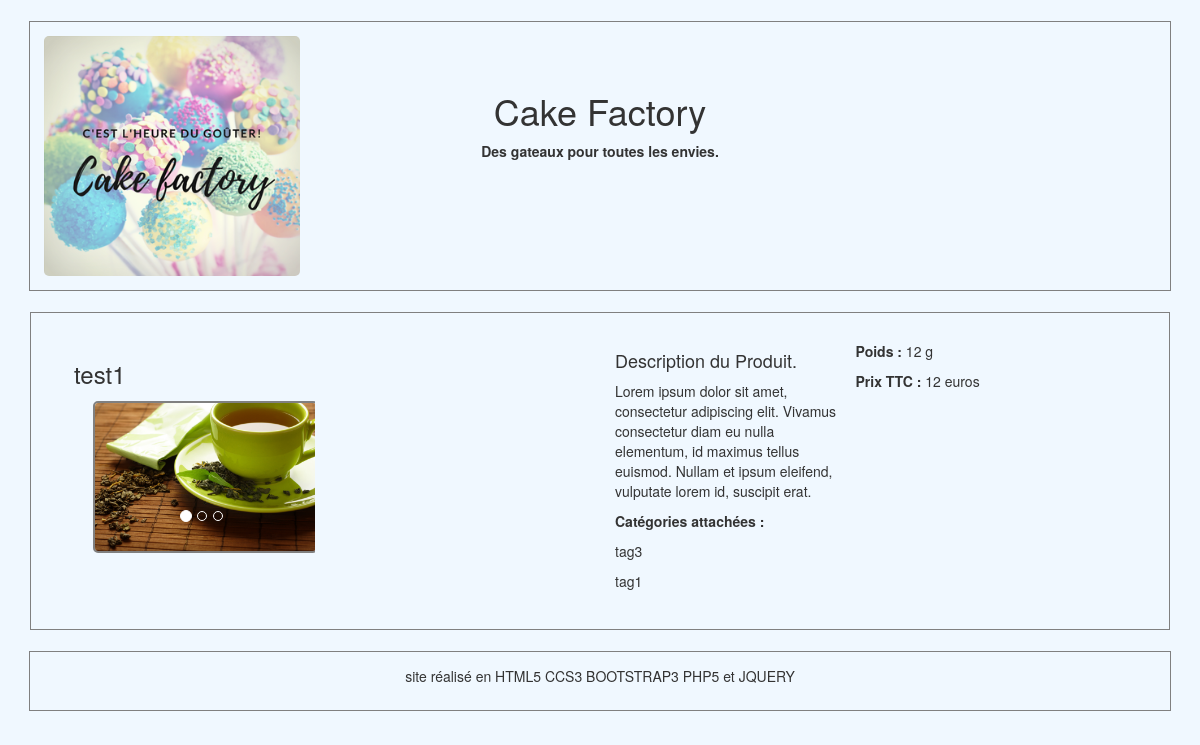
The page /index.php?action=product&id=2 on the database its author committed.
### tables this page shows
CREATE TABLE `article` (
  `Id_article` int(11) NOT NULL,
  `NameArticle` varchar(40) NOT NULL,
  `Price` decimal(4,0) NOT NULL,
  `Description` text NOT NULL,
  `Weight` varchar(10) NOT NULL,
  `Img1` varchar(30) NOT NULL,
  `Img2` varchar(30) NOT NULL,
  `Img3` varchar(30) NOT NULL
);

### Controller/ControllerProduct.php (called while the page is built, shortened)
<?php
require_once 'Model/ArticleModel.php';
require_once 'Model/CategoryModel.php';
class ControllerProduct{
    private $article;
    private $category;
    private $rel_art_cat;
    public function __construct()
    {
       $this->article = new ArticleModel();
       $this->category = new CategoryModel();
       $this->rel_art_cat = new Rel_Art_CatModel();
    }
    public function articleId($idArt)
    {
        $article = $this->article->getOneArticle($idArt);
        $cats = $this->category->getLIstCat();
        $rels = $this->rel_art_cat->getRelOneArticle($idArt);
        $article ['cat'] = array();
        $i = 0;
        foreach ($rels as $rel) {
            foreach ($cats as $cat) {
                if ($rel['IdCat'] == $cat['IdCat']) {
                    $article['cat'][$i] = $cat['Name'];
                    $i++;
                }
            }
        }
        $view = new View("Product");
        $view->create(array('article' => $article));
    }
}

### Model/DatabaseModel.php (called while the page is built, shortened)
<?php
class DatabaseModel
{
    protected function getDb(){
        $db = new PDO('mysql:host=localhost;dbname=catalogue;charset=utf8','root', 'root', array(PDO::ATTR_ERRMODE=>PDO::ERRMODE_EXCEPTION));
        return $db;
    }
    public function query($sql, array $criteria = array())
    {
        $db = $this->getDb();
        $query = $db->prepare($sql);
        $query->execute($criteria);
        return $query->fetchAll(PDO::FETCH_ASSOC);
    }
    public function queryOne($sql, array $criteria = array())
    {
        $db = $this->getDb();
        $query = $db->prepare($sql);
        $query->execute($criteria);
        return $query->fetch(PDO::FETCH_ASSOC);
    }
}

### Model/ArticleModel.php (called while the page is built, shortened)
<?php
require 'DatabaseModel.php';
class ArticleModel extends DatabaseModel
{
	function getOneArticle($id){
    $sql = 'SELECT NameArticle,Price,Description,Weight, Img1, Img2, Img3 FROM article  WHERE Id_article = ?';
    $array =[$id];
    $articles = $this->queryOne($sql,$array);
    return $articles;
	}
}

### Model/CategoryModel.php (called while the page is built, shortened)
<?php
require_once 'DatabaseModel.php';
class CategoryModel extends DatabaseModel
{
	public function getLIstCat(){
    $sql = 'SELECT * FROM Category';
    $listCats = $this->query($sql);
    return  $listCats;
	}
}

### View/viewProduct.phtml (the view, shortened to what this page needs)
<article>
	<div class="container content">
        <div class="row">
            <section  class="col-xs-12 col-md-6 ">
                <h3><?= $article['NameArticle']?> </h3>
                <div class="col-xs-12 col-md-6">
                    <div id="myCarousel" class="carousel slide" data-ride="carousel">
                        <ol class="carousel-indicators">
                            <li data-target="#myCarousel" data-slide-to="0" class="active"></li>
                            <li data-target="#myCarousel" data-slide-to="1"></li>
                            <li data-target="#myCarousel" data-slide-to="2"></li>
                        </ol>
                        <div class="carousel-inner">
                            <div class="item active">
                                <img src="img/<?= $article['Img1'] ?>" class="img-responsive img">
                            </div>
                        </div>
                    </div>
                </div>
            </section>
            <section class="col-xs-12 col-md-6 row">
                <section class="col-xs-12 col-md-6">
                    <h4>Description du Produit.</h4>
                    <p><?= $article['Description']?></p>
                    <p><strong>Catégories attachées :</strong></p>
                    <p><?php foreach ($article['cat']as $category): ?>
                    <p> <?= $category; ?></p>
                    <?php endforeach; ?>
                </section>
                <section class="col-xs-12 col-md-6 row detaille">
                    <p><strong>Poids : </strong><?= $article['Weight']?> g</p>
                    <p><strong>Prix TTC : </strong><?= $article['Price']?> euros</p>
                </section>
            </section>
        </div>
    </div>
</article>

### Css/style.css (style rules this page uses)
html,body { height: 100%; background-color: aliceblue; }
.container { width: auto; }
.img { margin: .25em; border: 2px solid grey; border-radius: 5px; height: 90px; width: auto; }
article { border: 1px solid grey; padding: 2em; margin-bottom: 1em; }

### rows shown on the page
article: NameArticle "test1", Img1 (picture), Description "Lorem ipsum dolor sit amet, consectetur adipiscing elit. Vivamus consectetur diam eu nulla elementum, id maximus tellus euismod. Nullam et ipsum eleifend, vulputate lorem id, suscipit erat.", Weight "12", Price "12"

### other values the page prints
$category "tag3"
$category "tag1"
